Frame 1 (no input): blank canvas, image omitted
Frame 60 (no input): blank canvas, image omitted
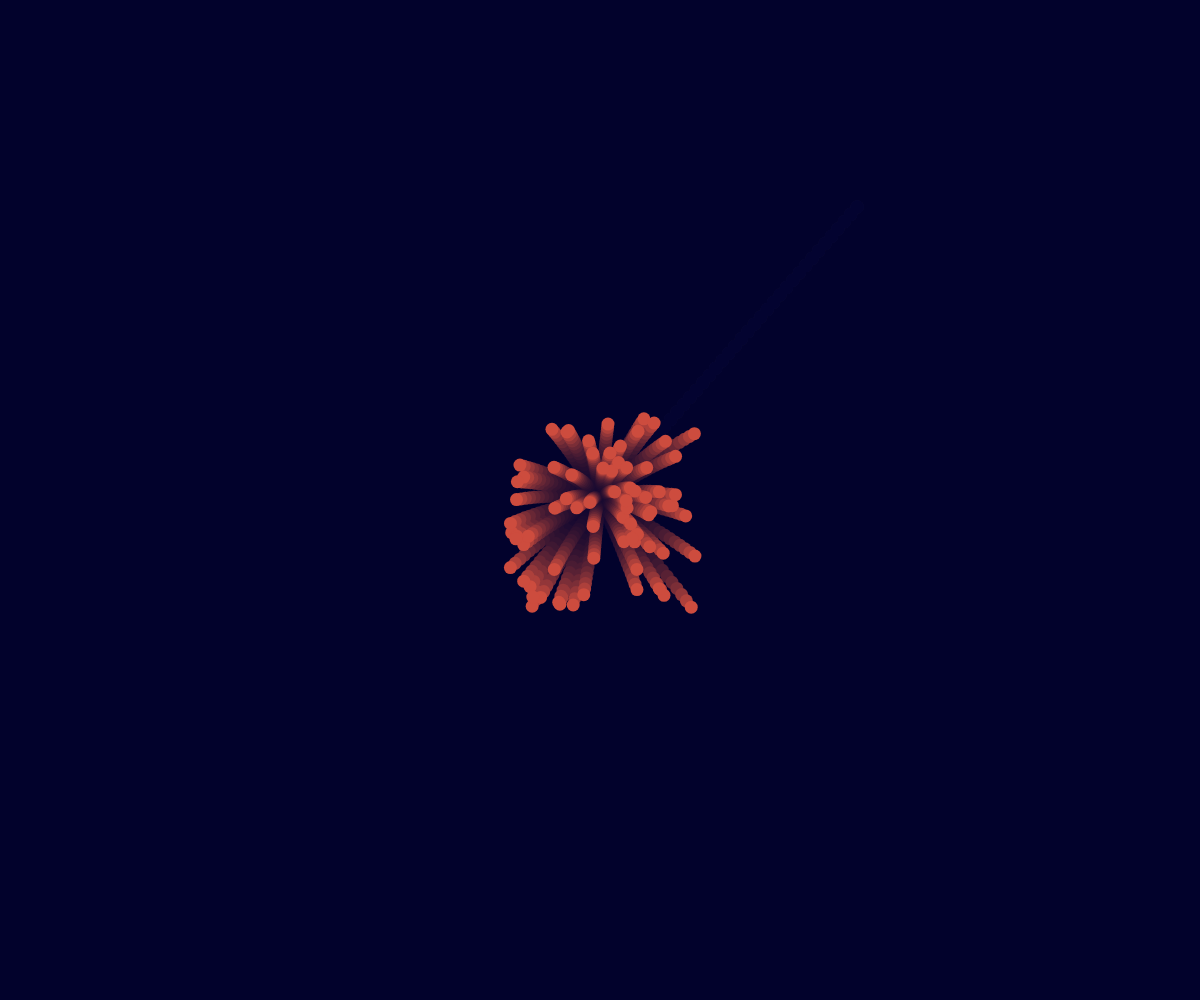
Frame 120 (the mouse pressed at the canvas centre since frame 60)

The p5.js sketch whose frames 1 and 60 were blank and that drew this single picture after the mouse press (run headless with seeded random() and noise() and a simulated clock; from frame 60 on, the mouse is pressed at the canvas centre):

// p5.js sketch
// ── sketch.js
let mousePos;
let speed;
// let myDot;
let flares = [];
let particleSystems = [];

function setup() {
  createCanvas(windowWidth, windowHeight);

  //myDot = new Dot();
  //console.log(myDot);
}


function windowResized(){
  resizeCanvas(windowWidth, windowHeight)
}


function draw() {
  background(0, 0, 49, 40);
  //   myDot.update();
  //   myDot.drawDot();

  for (let i = 0; i < flares.length; i++) {
    let f = flares[i];
    f.update();
    f.drawFlare();
    f.checkBoom();
  }

  for (let i = 0; i < particleSystems.length; i++) {
    let ps = particleSystems[i];

    ps.update();
  }
}

class Flare {
  constructor(xPos, yPos) {
    this.mousePos = createVector(xPos, yPos);
    this.posR = createVector(random(width), random(height));
    this.pos = this.posR;
    this.gravity = random(0.01, 0.1);
    this.acc = createVector(0, this.gravity);
    this.speed = createVector(0, -1);
    this.size = random(4, 30);
    this.lerpAmt = this.speed;
    this.lerpFrames = 40; // duration in frames
    this.lerpProgress = 0;
    this.ignited = false;
    this.alive = true;
    //this.color = color(random(255), random(255), random(255))
    this.color = [random(255), random(255), random(255), 255];
  }

  drawFlare() {
    fill(this.color);
    noStroke();
    circle(this.pos.x, this.pos.y, this.size);
  }
  update() {
    //this.speed.add(this.acc)
    //this.mousePos.add(this.speed);
    this.lerpAmt = map(this.lerpProgress, 0, this.lerpFrames, 1, 0, true);
    this.pos = p5.Vector.lerp(this.mousePos, this.posR, this.lerpAmt);

    if (this.lerpProgress <= this.lerpFrames && this.ignited == false) {
      this.lerpProgress++;
    } else {
      if (this.ignited == false) {
        particleSystems.push(
          new ParticleSystem(
            this.mousePos.x,
            this.mousePos.y,
            this.gravity,
            this.color,
            this.size
          )
        );
        this.ignited = true;
      }
    }
    if (this.alive == false) {
      flares.splice(0, 1);
    }
  }

  checkBoom() {
    if (this.ignited == true) {
      this.alive = false;
    }
  }
}

class ParticleSystem {
  constructor(xPos, yPos, gravity, color, size) {
    this.numParticles = random(50, 200);
    this.pos = createVector(xPos, yPos);
    //this.gravity = gravity;
    //this.color = color(random(255),    random(255), random(255));
    this.particles = [];

    for (let i = 0; i < this.numParticles; i++) {
      this.particles.push(
        new Particle(this.pos.x, this.pos.y, gravity, color, size)
      );
    }
  }

  update() {
    for (let i = 0; i < this.particles.length; i++) {
      let p = this.particles[i];

      //for(let )
      p.update();
      p.draw();

      if (p.alive == false) {
        this.particles.splice(0, 1);
      }
    }
  }
}

class Particle {
  constructor(xPos, yPos, gravity, color, size) {
    this.pos = createVector(xPos, yPos);
    this.vel = createVector(random(-5, 5), random(-5, 5));
    this.acc = createVector(0, gravity);
    this.size = size;
    this.color = color;
    this.alive = true;
    this.age = 300;
  }

  update() {
    this.pos.add(this.vel);
    this.vel.add(this.acc); // add the "gravity" from the parent particle system
    this.checkWalls();
    this.color[3] = this.age;
    this.age -= 2;

    if (this.age <= 0) {
      this.alive = false;
    }
  }

  draw() {
    fill(this.color);
    noStroke();
    circle(this.pos.x, this.pos.y, this.size);
  }

  checkWalls() {
    if (
      this.pos.x < 0 ||
      this.pos.x > width ||
      this.pos.y < 0 ||
      this.pos.y > height
    ) {
      this.alive = false;
    }
  }
}

function mousePressed() {
  flares.push(new Flare(mouseX, mouseY));
}
